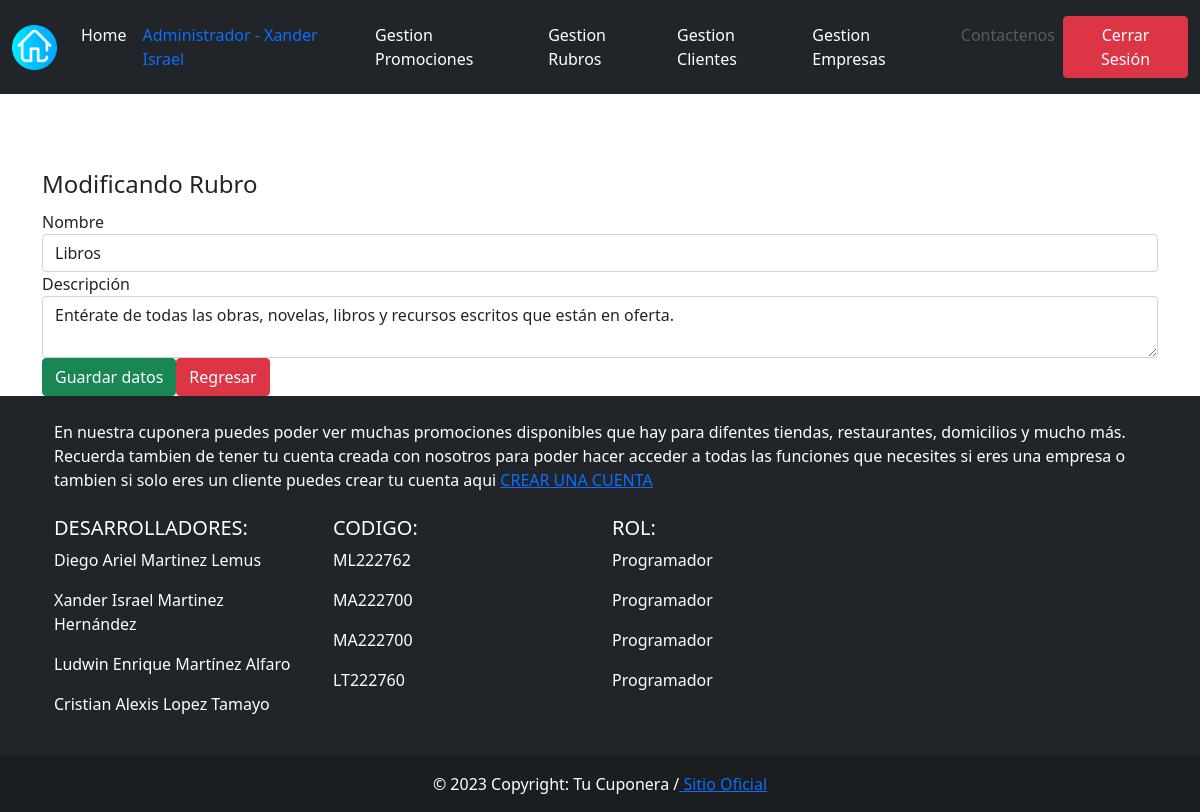
/controlador/ctrlRubro.php?accion=Modificar&id=2 (signed in), run on the app's committed database.
### tables this page shows
CREATE TABLE `rubro` (
  `CodRubro` int(11) NOT NULL,
  `NombreRubro` varchar(20) NOT NULL,
  `Descripcion` text NOT NULL
);

### modelo/Rubro/daoRubro.admin.php (called while the page is built, shortened)
<?php
    class daoRubro{
        public function mostrarRubro($id){
            $sql = "SELECT * FROM rubro WHERE CodRubro=:id";
            $cn = new Conexion();
            $dbh = $cn->getConexion();
            $stmt = $dbh->prepare($sql);
            $stmt->bindParam(':id',$id);
            $stmt->execute();
            $usuario = $stmt->fetch();
            return $usuario;
        }
    }
?>

### controlador/ctrlRubro.php (the view, shortened to what this page needs)
<!DOCTYPE html>
<html lang="en">
<head>
    <link href="https://cdn.jsdelivr.net/npm/bootstrap@5.0.2/dist/css/bootstrap.min.css" rel="stylesheet">
</head>
<body>
<?php
    require '../vista/menu.php';
    if(isset($_SESSION['CodUsuario']) && $_SESSION['CodRol'] == 1){
    $accion = isset($_REQUEST['accion'])?$_REQUEST['accion']:"";
    $id = isset($_GET['id'])?$_GET['id']:"";
    if($id != "" && $accion=="Modificar"){
        require '../modelo/Rubro/daoRubro.admin.php';
        $dao = new daoRubro();
        $rubro = $dao->mostrarRubro($id);
        $html = <<<'EOD'
        <div>
        <div class="container">
            <form action="../controlador/ctrlRubro.php?accion=Modificar" method="post">
                <legend>Modificando Rubro</legend>
                <div class="form-group">
                    <label for="nombre">Nombre</label>
        EOD;
        echo $html;
        echo "<input class=\"form-control\" type=\"text\" name=\"nombre\" id=\"nombre\" required value=" . $rubro['NombreRubro'] . ">";
        echo "</div>";
        echo "<div class=\"form-group\">";
        echo "<label for=\"desc\">Descripción</label>";
        echo "<textarea class=\"form-control\" name=\"desc\" id=\"desc\" required>" . $rubro['Descripcion'] . "</textarea>";
        echo "</div>";
        echo "<input class=\"btn btn-success\" type=\"submit\" name=\"registro\" value=\"Guardar datos\">";
        echo "<a class=\"btn btn-danger\" href=\"../vista/vistaAdmin.php\">Regresar</a>";
        echo "</form>";
        echo "</div>";
        echo "</div>";
    }
    }else{
?>
    <div class="container">
        <h1>Debes ser ADMINISTRADOR para ver este página: <a href="../vista/login.php">Inicia Sesión</a></h1>
    </div>
<?php
    }
    require '../vista/footer.php';
?>
</body>
</html>

### data on the page
rubro: nombre "Libros", desc "Entérate de todas las obras, novelas, libros y recursos escritos que están en oferta."

### other printed values
$log "Administrador - Xander Israel"
